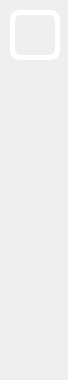
        <widget class="QFrame" name="LeftMenuBg">
         <property name="minimumSize">
          <size>
           <width>68</width>
           <height>0</height>
          </size>
         </property>
         <property name="maximumSize">
          <size>
           <width>68</width>
           <height>16777215</height>
          </size>
         </property>
         <property name="styleSheet">
          <string notr="true">QFrame#LeftMenuBg{
	background-color: rgba(255, 255, 255, 0);
border:0px solid red;
border-radius:0px
}</string>
         </property>
         <property name="frameShape">
          <enum>QFrame::NoFrame</enum>
         </property>
         <property name="frameShadow">
          <enum>QFrame::Raised</enum>
         </property>
         <layout class="QVBoxLayout" name="verticalLayout_2">
          <property name="spacing">
           <number>0</number>
          </property>
          <property name="leftMargin">
           <number>0</number>
          </property>
          <property name="topMargin">
           <number>0</number>
          </property>
          <property name="rightMargin">
           <number>0</number>
          </property>
          <item>
           <widget class="QFrame" name="TopLogoInfo">
            <property name="enabled">
             <bool>true</bool>
            </property>
            <property name="minimumSize">
             <size>
              <width>0</width>
              <height>70</height>
             </size>
            </property>
            <property name="maximumSize">
             <size>
              <width>16777215</width>
              <height>70</height>
             </size>
            </property>
            <!-- <property name="frameShape">
             <enum>QFrame::StyledPanel</enum>
            </property> -->
            <property name="frameShadow">
             <enum>QFrame::Raised</enum>
            </property>
            <widget class="QWidget" name="logo" native="true">
             <property name="geometry">
              <rect>
               <x>10</x>
               <y>10</y>
               <width>50</width>
               <height>50</height>
              </rect>
             </property>
             <property name="sizePolicy">
              <sizepolicy hsizetype="Preferred" vsizetype="Preferred">
               <horstretch>0</horstretch>
               <verstretch>0</verstretch>
              </sizepolicy>
             </property>
             <property name="minimumSize">
              <size>
               <width>50</width>
               <height>50</height>
              </size>
             </property>
             <property name="maximumSize">
              <size>
               <width>50</width>
               <height>50</height>
              </size>
             </property>
             <property name="styleSheet">
              <string notr="true">image: url(:/all/img/logo.png);
border:5px solid rgb(255, 255, 255);
border-radius:10px</string>
</property>
            </widget>
            <widget class="QLabel" name="Author">
             <property name="geometry">
              <rect>
               <x>90</x>
               <y>30</y>
               <width>60</width>
               <height>30</height>
              </rect>
             </property>
             <property name="sizePolicy">
              <sizepolicy hsizetype="Preferred" vsizetype="Preferred">
               <horstretch>0</horstretch>
               <verstretch>0</verstretch>
              </sizepolicy>
             </property>
             <property name="minimumSize">
              <size>
               <width>60</width>
               <height>30</height>
              </size>
             </property>
             <property name="maximumSize">
              <size>
               <width>60</width>
               <height>30</height>
              </size>
             </property>
             <property name="styleSheet">
              <string notr="true">font: italic 11pt &quot;Segoe UI&quot;;
color: rgba(255, 255, 255, 255);</string>
             </property>
             <!-- <property name="text">
              <string>By javier</string>
             </property> -->
             <property name="alignment">
              <set>Qt::AlignCenter</set>
             </property>
            </widget>
            <widget class="QLabel" name="Title">
             <property name="geometry">
              <rect>
               <x>60</x>
               <y>20</y>
               <width>120</width>
               <height>30</height>
              </rect>
             </property>
             <property name="maximumSize">
              <size>
               <width>16777215</width>
               <height>30</height>
              </size>
             </property>
             <property name="styleSheet">
              <string notr="true">font: 600 12pt &quot;Segoe UI&quot;;
color: rgb(255, 255, 255);</string>
             </property>
             <property name="text">
              <string>Heaven Eye</string>
             </property>
             <property name="alignment">
              <set>Qt::AlignCenter</set>
             </property>
            </widget>
           </widget>
          </item>
          <item>
           <widget class="QFrame" name="ToggleBox">
            <property name="minimumSize">
             <size>
              <width>200</width>
              <height>80</height>
             </size>
            </property>
            <property name="maximumSize">
             <size>
              <width>200</width>
              <height>80</height>
             </size>
            </property>
            <property name="frameShape">
             <enum>QFrame::NoFrame</enum>
            </property>
            <property name="frameShadow">
             <enum>QFrame::Raised</enum>
            </property>
            <layout class="QVBoxLayout" name="verticalLayout_4">
             <property name="spacing">
              <number>0</number>
             </property>
             <property name="leftMargin">
              <number>0</number>
             </property>
             <property name="topMargin">
              <number>0</number>
             </property>
             <property name="rightMargin">
              <number>0</number>
             </property>
             <property name="bottomMargin">
              <number>0</number>
             </property>
             <item>
              <widget class="QPushButton" name="ToggleBotton">
               <property name="sizePolicy">
                <sizepolicy hsizetype="Expanding" vsizetype="Fixed">
                 <horstretch>0</horstretch>
                 <verstretch>0</verstretch>
                </sizepolicy>
               </property>
               <property name="minimumSize">
                <size>
                 <width>0</width>
                 <height>45</height>
                </size>
               </property>
               <property name="maximumSize">
                <size>
                 <width>16777215</width>
                 <height>16777215</height>
                </size>
               </property>
               <property name="font">
                <font>
                 <family>Segoe UI</family>
                 <pointsize>12</pointsize>
                 <italic>false</italic>
                 <bold>true</bold>
                </font>
               </property>
               <property name="cursor">
                <cursorShape>PointingHandCursor</cursorShape>
               </property>
               <property name="mouseTracking">
                <bool>true</bool>
               </property>
               <property name="focusPolicy">
                <enum>Qt::StrongFocus</enum>
               </property>
               <property name="contextMenuPolicy">
                <enum>Qt::DefaultContextMenu</enum>
               </property>
               <property name="layoutDirection">
                <enum>Qt::LeftToRight</enum>
               </property>
               <property name="autoFillBackground">
                <bool>false</bool>
               </property>
               <property name="styleSheet">
                <string notr="true">QPushButton{
background-image: url(:/all/img/menu.png);
background-repeat: no-repeat;
background-position: left center;
border: none;
border-left: 23px solid transparent;

text-align: center;
padding-left: 0px;
color: rgb(255, 255, 255);
font: 600 12pt &quot;Segoe UI&quot;;
}

QPushButton:hover{
background-color:rgb(97, 192, 191);
}</string>
               </property>
               <property name="text">
                <string>Hide Panel</string>
               </property>
               <!-- <property name="icon">
                <iconset theme="zoom-out">
                 <normaloff>.</normaloff>.</iconset>
               </property> -->
               <property name="autoDefault">
                <bool>false</bool>
               </property>
               <property name="default">
                <bool>false</bool>
               </property>
               <property name="flat">
                <bool>false</bool>
               </property>
              </widget>
             </item>
            </layout>
           </widget>
          </item>
          <item>
           <widget class="QFrame" name="MenuBox">
            <property name="minimumSize">
             <size>
              <width>200</width>
              <height>0</height>
             </size>
            </property>
            <property name="maximumSize">
             <size>
              <width>200</width>
              <height>16777215</height>
             </size>
            </property>
            <property name="frameShape">
             <enum>QFrame::NoFrame</enum>
            </property>
            <property name="frameShadow">
             <enum>QFrame::Raised</enum>
            </property>
            <layout class="QVBoxLayout" name="verticalLayout_5" stretch="1,0,0,0">
             <property name="spacing">
              <number>15</number>
             </property>
             <property name="sizeConstraint">
              <enum>QLayout::SetDefaultConstraint</enum>
             </property>
             <property name="leftMargin">
              <number>0</number>
             </property>
             <property name="topMargin">
              <number>0</number>
             </property>
             <property name="rightMargin">
              <number>0</number>
             </property>
             <property name="bottomMargin">
              <number>0</number>
             </property>
             <item>
              <widget class="QPushButton" name="src_file_button">
               <property name="minimumSize">
                <size>
                 <width>0</width>
                 <height>45</height>
                </size>
               </property>
               <property name="cursor">
                <cursorShape>PointingHandCursor</cursorShape>
               </property>
               <property name="styleSheet">
                <string notr="true">QPushButton{
background-image: url(:/all/img/file.png);
background-repeat: no-repeat;
background-position: left center;
border: none;
border-left: 23px solid transparent;

text-align: center;
padding-left: 0px;
color: rgb(255, 255, 255);
font: 600 12pt &quot;Segoe UI&quot;;
}

QPushButton:hover{
background-color: rgb(97, 192, 191);
}</string>
               </property>
               <property name="text">
                <string>Open File</string>
               </property>
              </widget>
             </item>
             <item>
              <widget class="QPushButton" name="src_back_button">
               <property name="minimumSize">
                <size>
                 <width>0</width>
                 <height>45</height>
                </size>
               </property>
               <property name="cursor">
                <cursorShape>PointingHandCursor</cursorShape>
               </property>
               <property name="styleSheet">
                <string notr="true">QPushButton{
background-image: url(:/all/img/back.png);
background-repeat: no-repeat;
background-position: left center;
border: none;
border-left: 23px solid transparent;

text-align: center;
padding-left: 0px;
color: rgb(255, 255, 255);
font: 600 12pt &quot;Segoe UI&quot;;
}

QPushButton:hover{
background-color: rgb(97, 192, 191);
}</string>
               </property>
               <property name="text">
                <string>Back Home</string>
               </property>
              </widget>
             </item>
             <item>
              <widget class="QPushButton" name="src_rtsp_button">
               <property name="minimumSize">
                <size>
                 <width>0</width>
                 <height>45</height>
                </size>
               </property>
               <property name="cursor">
                <cursorShape>PointingHandCursor</cursorShape>
               </property>
               <property name="autoFillBackground">
                <bool>false</bool>
               </property>
               <property name="styleSheet">
                <string notr="true">QPushButton{
background-image: url(:/all/img/RTSP.png);
background-repeat: no-repeat;
background-position: left center;
border: none;
border-left: 23px solid transparent;

text-align: center;
padding-left: 0px;
color: rgb(255, 255, 255);
font: 700 12pt &quot;Segoe UI&quot;;
}

QPushButton:hover{
background-color: rgba(210, 180, 222, 0.25);
}</string>
               </property>
               <property name="text">
                <string>RTSP</string>
               </property>
              </widget>
             </item>
             <item>
              <spacer name="verticalSpacer">
               <property name="orientation">
                <enum>Qt::Vertical</enum>
               </property>
               <property name="sizeHint" stdset="0">
                <size>
                 <width>20</width>
                 <height>40</height>
                </size>
               </property>
              </spacer>
             </item>
            </layout>
           </widget>
          </item>
          <item>
           <widget class="QFrame" name="VersionInfo">
            <property name="minimumSize">
             <size>
              <width>200</width>
              <height>10</height>
             </size>
            </property>
            <property name="maximumSize">
             <size>
              <width>200</width>
              <height>15</height>
             </size>
            </property>
            <!-- <property name="frameShape">
             <enum>QFrame::StyledPanel</enum>
            </property> -->
            <property name="frameShadow">
             <enum>QFrame::Raised</enum>
            </property>
            <layout class="QVBoxLayout" name="verticalLayout_3">
             <property name="leftMargin">
              <number>18</number>
             </property>
             <property name="topMargin">
              <number>0</number>
             </property>
             <property name="bottomMargin">
              <number>0</number>
             </property>
             <item>
              <widget class="QLabel" name="VersionLabel">
               <property name="styleSheet">
                <string notr="true">font: 900 italic 10pt &quot;Segoe UI&quot;;
color: rgb(255, 255, 255);</string>
               </property>
               <!-- <property name="text">
                <string>Version: 2.0-Beta</string>
               </property> -->
               <property name="alignment">
                <set>Qt::AlignCenter</set>
               </property>
              </widget>
             </item>
            </layout>
           </widget>
          </item>
         </layout>
        </widget>
